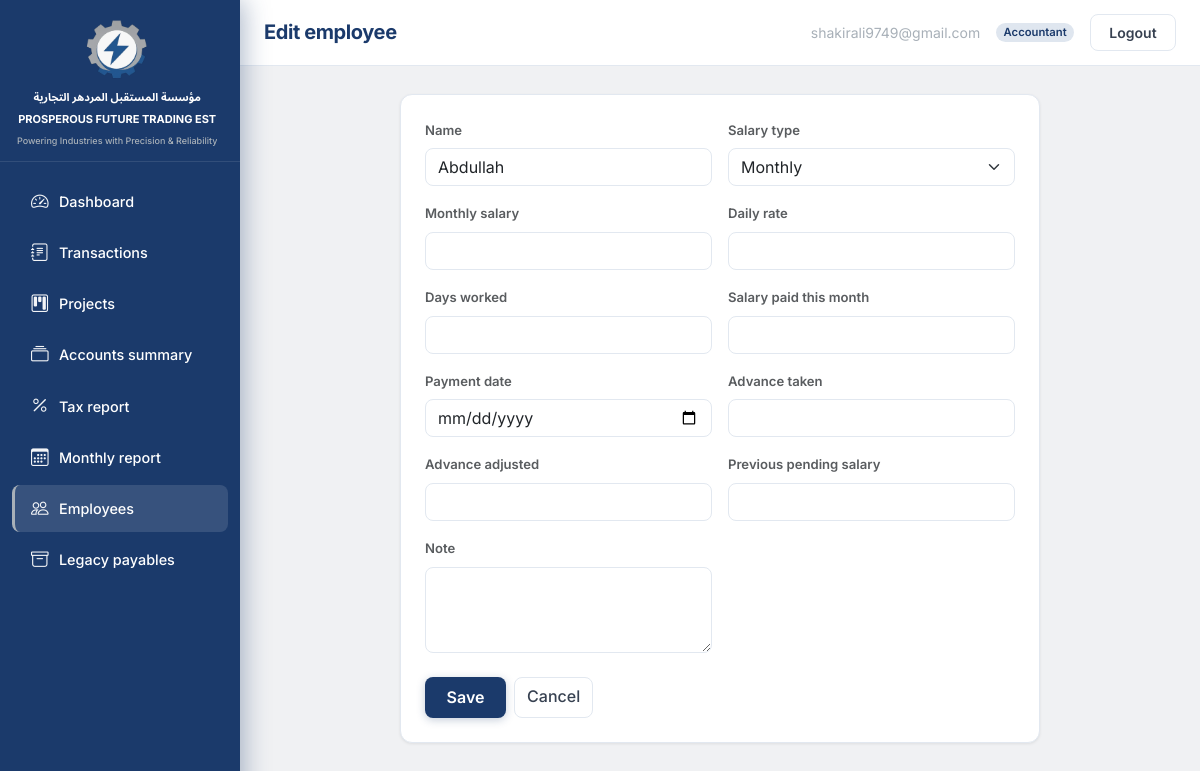
The page /employees/8/edit/ (signed in) on the database its author committed.
### accounts/models.py (models this page shows, shortened)
class User(AbstractBaseUser, PermissionsMixin):
    email = models.EmailField(unique=True)
    full_name = models.CharField(max_length=255, blank=True)
    role = models.CharField(max_length=20, choices=Role.choices, default=Role.VIEWER)
    is_staff = models.BooleanField(default=False)
    is_active = models.BooleanField(default=True)
    date_joined = models.DateTimeField(default=timezone.now)
    objects = UserManager()
    USERNAME_FIELD = "email"
    REQUIRED_FIELDS = []
    class Meta:
        ordering = ["email"]

### employees/models.py (models this page shows, shortened)
class Employee(models.Model):
    name = models.CharField(max_length=255)
    salary_paid_date = models.DateField(
        null=True,
        blank=True,
        verbose_name="Payment date",
        help_text="Date when salary was paid to this employee.",
    )
    salary_type = models.CharField(
        max_length=16, choices=SalaryType.choices, default=SalaryType.MONTHLY
    )
    monthly_salary = models.DecimalField(
        max_digits=14, decimal_places=2, null=True, blank=True
    )
    daily_rate = models.DecimalField(max_digits=14, decimal_places=2, null=True, blank=True)
    days_worked = models.DecimalField(
        max_digits=10, decimal_places=2, null=True, blank=True
    )
    salary_paid_this_month = models.DecimalField(
        max_digits=14, decimal_places=2, null=True, blank=True
    )
    advance_taken = models.DecimalField(
        max_digits=14, decimal_places=2, null=True, blank=True
    )
    advance_adjusted = models.DecimalField(
        max_digits=14, decimal_places=2, null=True, blank=True
    )
    previous_pending_salary = models.DecimalField(
        max_digits=14, decimal_places=2, null=True, blank=True
    )
    note = models.TextField(blank=True)
    class Meta:
        ordering = ["name"]

### employees/views.py (the view)
# urls.py: path("<int:pk>/edit/", views.EmployeeUpdateView.as_view(), name="edit"),
class EmployeeUpdateView(AdminOrAccountantMixin, UpdateView):
    model = Employee
    form_class = EmployeeForm
    template_name = "employees/employee_form.html"
    success_url = reverse_lazy("employees:list")

### TradingEST/context_processors.py (called while the page is built)
def brand(_request):
    return {
        "brand_name_ar": BRAND_NAME_AR,
        "brand_name_en": BRAND_NAME_EN,
        "brand_tagline": BRAND_TAGLINE,
    }

### accounts/mixins.py (called while the page is built)
    def dispatch(self, request, *args, **kwargs):
        if not request.user.is_authenticated:
            return HttpResponseRedirect(self.resolve_redirect(request))
        if getattr(request.user, "role", None) not in (Role.ADMIN, Role.ACCOUNTANT):
            raise PermissionDenied("Edit permission required.")
        return super(SessionAuthenticatedMixin, self).dispatch(request, *args, **kwargs)

### templates/employees/employee_form.html (shortened to what this page needs)
{% extends "base.html" %}
{% block header_title %}{% if object %}Edit employee{% else %}Add employee{% endif %}{% endblock %}
{% block content %}
<div class="te-page-card mx-auto" style="max-width: 640px;">
  <form method="post" novalidate>
    <div class="row g-3">
      {% for field in form %}
      <div class="col-12 col-md-6">
        <label class="form-label fw-semibold small text-muted" for="{{ field.id_for_label }}">{{ field.label }}</label>
        {{ field }}
      </div>
      {% endfor %}
    </div>
    <div class="mt-4 te-form-actions d-grid d-sm-flex flex-wrap gap-2">
      <button type="submit" class="btn te-btn-gradient">Save</button>
      <a href="{% url 'employees:list' %}" class="btn te-btn-secondary">Cancel</a>
    </div>
  </form>
</div>
{% endblock %}

### templates/base.html (shortened to what this page needs)
{% load static %}
<!DOCTYPE html>
<html lang="en">
<head>
  <link href="https://cdn.jsdelivr.net/npm/bootstrap@5.3.3/dist/css/bootstrap.min.css" rel="stylesheet"
>
  <link rel="stylesheet" href="https://cdn.jsdelivr.net/npm/bootstrap-icons@1.11.3/font/bootstrap-icons.min.css">
  <link rel="stylesheet" href="{% static 'css/app.css' %}">
</head>
<body class="te-app-body">
<div class="te-app-layout">
  <div class="te-app-main">
    <header class="te-topbar">
      <div class="te-topbar-desktop d-none d-md-flex w-100 align-items-center justify-content-between gap-3 min-w-0">
        <h1 class="te-topbar-title text-truncate mb-0 flex-grow-1 min-w-0">{% block header_title %}Dashboard{% endblock %}</h1>
        {% if user.is_authenticated %}
        <div class="te-topbar-actions flex-shrink-0">
          <span class="te-topbar-email d-none d-lg-inline">{{ user.email }}</span>
          {% if user.role == 'admin' %}
          <span class="badge rounded-pill badge-role-admin">{{ user.get_role_display }}</span>
          {% elif user.role == 'accountant' %}
          <span class="badge rounded-pill badge-role-accountant">{{ user.get_role_display }}</span>
          {% else %}
          <span class="badge rounded-pill badge-role-viewer">{{ user.get_role_display }}</span>
          {% endif %}
          <form action="{% url 'accounts:logout' %}" method="post" class="d-inline mb-0">
            <button type="submit" class="btn btn-sm te-btn-logout">Logout</button>
          </form>
        </div>
        {% endif %}
      </div>
    </header>
    <div class="te-content-wrap">
      {% block content %}{% endblock %}
    </div>
  </div>
  <aside id="teSidebar" class="te-sidebar" aria-label="Main navigation">
    <div class="te-sidebar-head">
      <div class="te-sidebar-logo">
        {% include "partials/sidebar_brand.html" %}
      </div>
    </div>
    <div class="te-sidebar-nav">
      {% include "partials/sidebar_nav.html" %}
    </div>
  </aside>
</div>
</body>
</html>

### rows shown on the page
User: email "shakirali9749@gmail.com", role "Accountant"
Employee: form "Abdullah" "Monthly"

### other values the page prints
{{ field.label }} "Name" "Salary type" "Monthly salary" "Daily rate" "Days worked" "Salary paid this month" "Payment date" "Advance taken" "Advance adjusted" "Previous pending salary" "Note"
{{ brand_name_ar }} "مؤسسة المستقبل المردهر التجارية"
{{ brand_name_en }} "PROSPEROUS FUTURE TRADING EST"
{{ brand_tagline }} "Powering Industries with Precision & Reliability"
